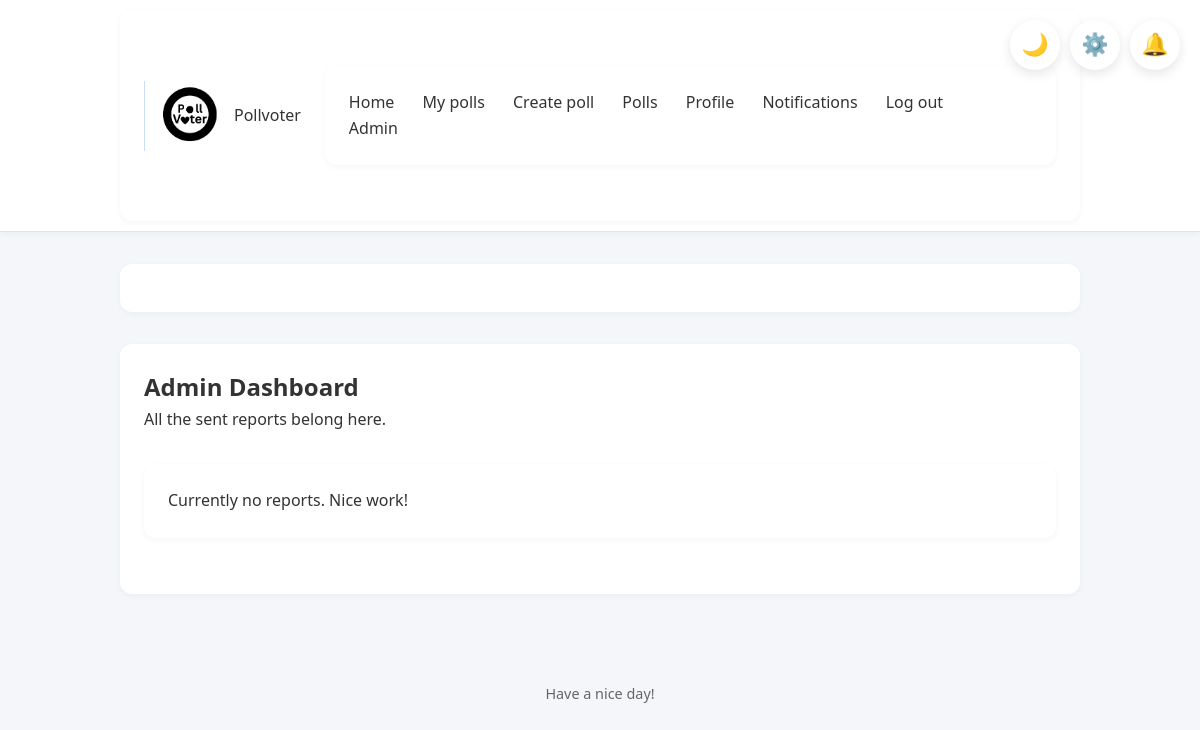
Page /admin (signed in) on the earlier database version.
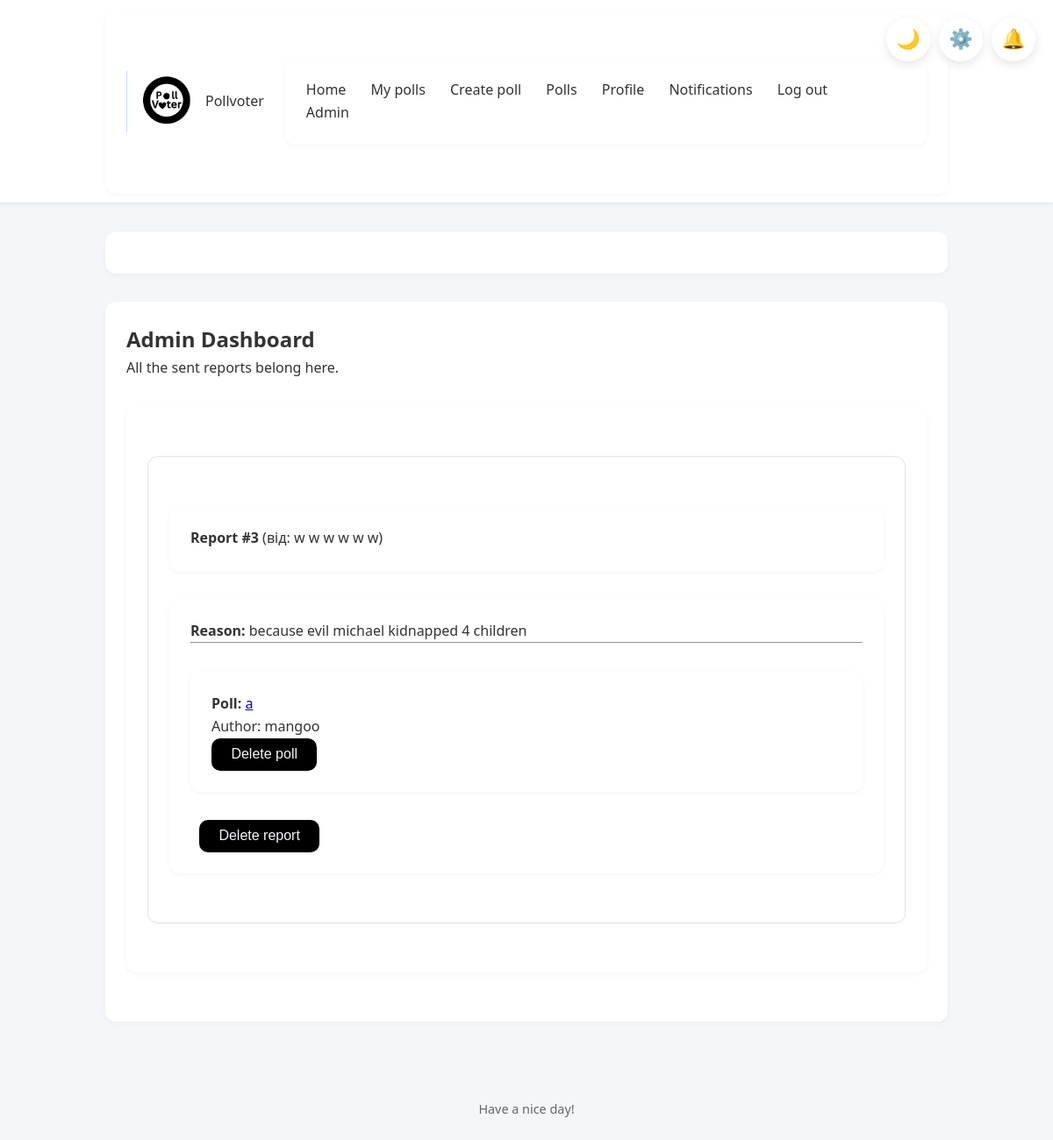
Same page on the later database version.
### app/models.py (models this page shows, shortened)
class Report(db.Model):
    __tablename__ = 'report'
    id = Column(Integer, primary_key=True)
    reason = Column(String(500), nullable=False)
    created_at = Column(DateTime, default=datetime.now)
    status = Column(String(20), default='pending', nullable=False)
    reporter_id = Column(Integer, ForeignKey('user.id'), nullable=False)
    reporter = relationship('User', foreign_keys=[reporter_id])
    poll_id = Column(Integer, ForeignKey('poll.id'), nullable=True)
    poll = relationship('Poll')
    comment_id = Column(Integer, ForeignKey('comment.id'), nullable=True)
    comment = relationship('Comment')
    reported_user_id = Column(Integer, ForeignKey('user.id'), nullable=False)
    reported_user = relationship('User', foreign_keys=[reported_user_id])

class User(UserMixin, db.Model):
    __tablename__ = "user"
    id = Column(Integer, primary_key=True)
    username = Column(String(20), unique=True, nullable = False)
    created_at = Column(DateTime, default=datetime.now)
    full_name = Column(String(20))
    bio = Column(String(100))
    pfp = Column(Text)
    password_hash = Column(Text)
    is_admin = Column(Boolean, default = False)
    polls = relationship("Poll", back_populates="author")
    votes = relationship("Vote", back_populates="user")
    comments = relationship("Comment", back_populates="author")
    blocked = relationship(
        "User", secondary=blocklist,
        primaryjoin=(blocklist.c.blocker_id == id),
        secondaryjoin=(blocklist.c.blocked_id == id),
        backref=db.backref("blocked_by", lazy="dynamic"),
        lazy="dynamic"
    )
    followed = relationship(
        "User", secondary=followers,
        primaryjoin=(followers.c.follower_id == id),
        secondaryjoin=(followers.c.followed_id == id),
        backref=db.backref("followers", lazy="dynamic"),
        lazy="dynamic"
    )

class Poll(db.Model):
    __tablename__ = "poll"
    id = Column(Integer, primary_key=True)
    title = Column(Text, nullable=False)
    description = Column(String(120))
    created_at = Column(DateTime, default=datetime.now)
    user_id = Column(Integer, ForeignKey("user.id"), nullable=False)
    author = relationship("User", back_populates="polls")
    comments = relationship("Comment", back_populates="poll", cascade="all, delete-orphan")
    options = relationship("PollOption", back_populates="poll", cascade="all, delete-orphan")
    votes = relationship("Vote", back_populates="poll", cascade="all, delete-orphan")

### app/routes.py (the view)
@admin.route("/admin")
@login_required
@admin_required
def dashboard():
    reports = Report.query.filter_by(status = "pending").order_by(Report.created_at.desc()).all()
    return render_template("admin_panel.html", reports = reports)

### app/__init__.py (called while the page is built)
def create_app():
    app = Flask(__name__)
    app.config['SECRET_KEY'] = 'your_secret_key'
    app.config['SQLALCHEMY_DATABASE_URI'] = 'sqlite:///pollvoter.db'
    app.config['SQLALCHEMY_TRACK_MODIFICATIONS'] = False
    app.config["UPLOAD_FOLDER"] = "static/uploads"
    app.config["PFP_FOLDER"] =  "app/static/uploads/pfp"
    db.init_app(app)
    login_manager.init_app(app)
    migrate.init_app(app, db)
    app.register_blueprint(auth)
    app.register_blueprint(main)
    app.register_blueprint(polls)
    app.register_blueprint(admin)
    @login_manager.user_loader
    def load_user(userid):
        return User.query.get(int(userid))
    return app

### app/routes.py (called while the page is built)
def admin_required(f):
    @wraps(f)
    def decorate_function(*args,**kwargs):
        if not current_user.is_authenticated or not current_user.is_admin:
            flash('You have no access to this page.')
            return redirect(url_for('main.home'))
        return f(*args,**kwargs)
    return decorate_function

### app/templates/admin_panel.html (shortened to what this page needs)
{% extends "base.html" %}
{% block content %}
<h2>Admin Dashboard</h2>
<p>All the sent reports belong here.</p>
<div class="reports-list">
    {% for report in reports %}
    <div class="report-card card mb-3">
        <div class="card-header">
            <strong>Report #{{ report.id }}</strong> (від: {{ report.reporter.username }})
        </div>
        <div class="card-body">
            <p><strong>Reason:</strong> {{ report.reason }}</p>
            <hr>
            {% if report.poll %}
                <div class="reported-content poll">
                    <strong>Poll:</strong> <a href="{{ url_for('polls.poll_detail', poll_id=report.poll.id) }}">{{ report.poll.title }}</a>
                    <p>Author: {{ report.reported_user.username }}</p>
                    <form method="POST" action="{{ url_for('admin.admin_delete_poll', poll_id=report.poll.id, report_id=report.id) }}" style="display: inline;" onsubmit="return confirm('Are you sure you want to delete this poll?');">
                        <button type="submit" class="btn btn-danger">Delete poll</button>
                    </form>
                </div>
            {% endif %}
            <form method="POST" action="{{ url_for('admin.dismiss', report_id=report.id) }}" style="display: inline; margin-left: 10px;">
                <button type="submit" class="btn btn-secondary">Delete report</button>
            </form>
        </div>
    </div>
    {% else %}
    <p>Currently no reports. Nice work!</p>
    {% endfor %}
</div>
{% endblock %}

Differences in the rows shown:
added Report: id "3", reporter.username "w w w w w w", reason "because evil michael kidnapped 4 children", poll "a", reported_user.username "mangoo"
Other differences:
text no longer shown: "Currently no reports. Nice work!"
